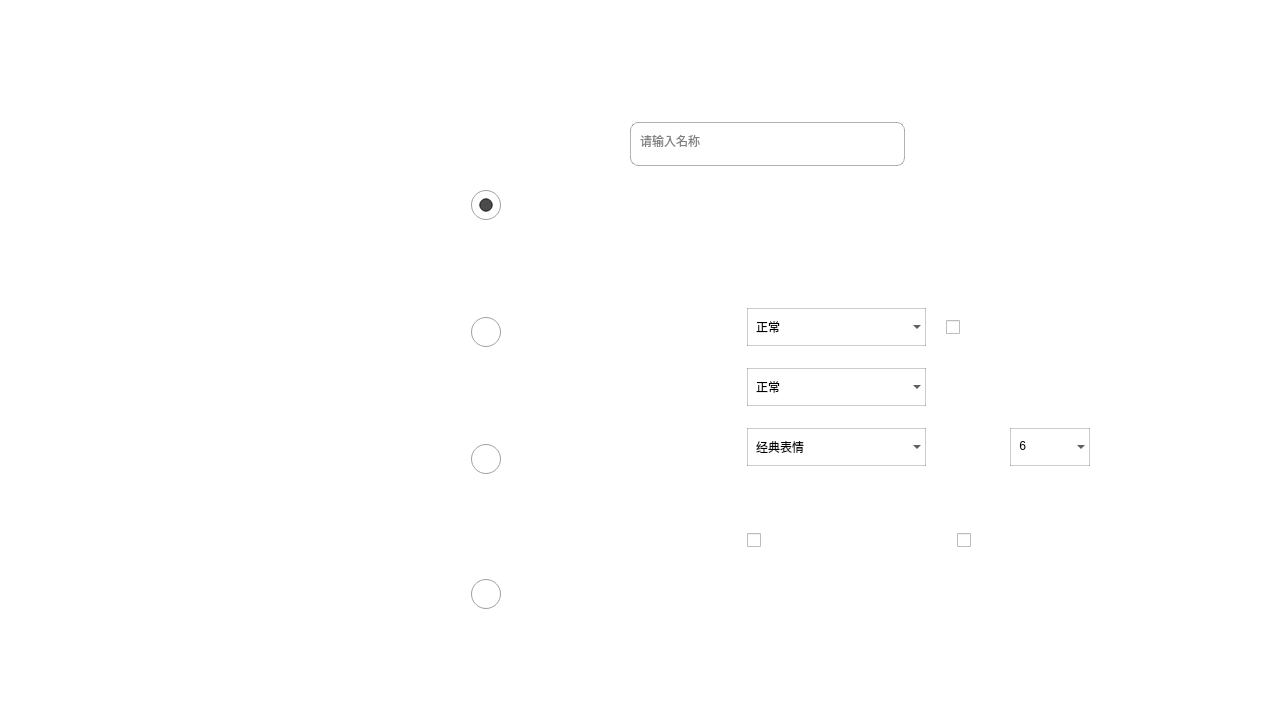
<?xml version="1.0" encoding="UTF-8"?>
<ui version="4.0">
 <class>PVP_Settings</class>
 <widget class="QDialog" name="PVP_Settings">
  <property name="windowModality">
   <enum>Qt::NonModal</enum>
  </property>
  <property name="geometry">
   <rect>
    <x>0</x>
    <y>0</y>
    <width>1280</width>
    <height>720</height>
   </rect>
  </property>
  <property name="windowTitle">
   <string>PVP_Settings</string>
  </property>
  <property name="styleSheet">
   <string notr="true"/>
  </property>
  <widget class="QFrame" name="frame">
   <property name="geometry">
    <rect>
     <x>0</x>
     <y>0</y>
     <width>1280</width>
     <height>720</height>
    </rect>
   </property>
   <property name="styleSheet">
    <string notr="true">QFrame
{
	background-color:#ffffff;
 	border:none;
	radius:20px;
}</string>
   </property>
   <property name="frameShape">
    <enum>QFrame::StyledPanel</enum>
   </property>
   <property name="frameShadow">
    <enum>QFrame::Raised</enum>
   </property>
   <widget class="QComboBox" name="tone_Setting">
    <property name="geometry">
     <rect>
      <x>747</x>
      <y>308</y>
      <width>179</width>
      <height>38</height>
     </rect>
    </property>
    <property name="minimumSize">
     <size>
      <width>0</width>
      <height>38</height>
     </size>
    </property>
    <property name="font">
     <font>
      <family>Microsoft YaHei</family>
      <pointsize>9</pointsize>
      <weight>50</weight>
      <italic>false</italic>
      <bold>false</bold>
     </font>
    </property>
    <property name="cursor">
     <cursorShape>PointingHandCursor</cursorShape>
    </property>
    <property name="contextMenuPolicy">
     <enum>Qt::ActionsContextMenu</enum>
    </property>
    <property name="styleSheet">
     <string notr="true">QComboBox
{
	background:transparent;
	border: 1px solid rgba(0,0,0,0.2);
	padding:8px;
}</string>
    </property>
    <property name="frame">
     <bool>true</bool>
    </property>
    <item>
     <property name="text">
      <string>正常</string>
     </property>
    </item>
    <item>
     <property name="text">
      <string>低调</string>
     </property>
    </item>
    <item>
     <property name="text">
      <string>浮夸</string>
     </property>
    </item>
   </widget>
   <widget class="QComboBox" name="num_Setting">
    <property name="geometry">
     <rect>
      <x>1010</x>
      <y>428</y>
      <width>80</width>
      <height>38</height>
     </rect>
    </property>
    <property name="font">
     <font>
      <family>Consolas</family>
      <weight>50</weight>
      <bold>false</bold>
     </font>
    </property>
    <property name="cursor">
     <cursorShape>PointingHandCursor</cursorShape>
    </property>
    <property name="contextMenuPolicy">
     <enum>Qt::DefaultContextMenu</enum>
    </property>
    <property name="styleSheet">
     <string notr="true">QComboBox
{
	background:transparent;
	border: 1px solid rgba(0,0,0,0.2);
	padding:8px;
    padding-right:0px;

}</string>
    </property>
    <property name="insertPolicy">
     <enum>QComboBox::InsertAtBottom</enum>
    </property>
    <item>
     <property name="text">
      <string>6</string>
     </property>
    </item>
    <item>
     <property name="text">
      <string>8</string>
     </property>
    </item>
    <item>
     <property name="text">
      <string>10</string>
     </property>
    </item>
   </widget>
   <widget class="QComboBox" name="move_Setting">
    <property name="geometry">
     <rect>
      <x>747</x>
      <y>368</y>
      <width>179</width>
      <height>38</height>
     </rect>
    </property>
    <property name="font">
     <font>
      <family>Microsoft YaHei</family>
      <weight>50</weight>
      <bold>false</bold>
     </font>
    </property>
    <property name="cursor">
     <cursorShape>PointingHandCursor</cursorShape>
    </property>
    <property name="contextMenuPolicy">
     <enum>Qt::DefaultContextMenu</enum>
    </property>
    <property name="styleSheet">
     <string notr="true">QComboBox
{
	background:transparent;
	border: 1px solid rgba(0,0,0,0.2);
	padding:8px;
    padding-right:0px;

}</string>
    </property>
    <property name="insertPolicy">
     <enum>QComboBox::InsertAtBottom</enum>
    </property>
    <item>
     <property name="text">
      <string>正常</string>
     </property>
    </item>
    <item>
     <property name="text">
      <string>浮夸</string>
     </property>
    </item>
    <item>
     <property name="text">
      <string>低调</string>
     </property>
    </item>
   </widget>
   <widget class="QTextEdit" name="Name_Edit">
    <property name="geometry">
     <rect>
      <x>630</x>
      <y>122</y>
      <width>275</width>
      <height>44</height>
     </rect>
    </property>
    <property name="sizeIncrement">
     <size>
      <width>0</width>
      <height>0</height>
     </size>
    </property>
    <property name="baseSize">
     <size>
      <width>0</width>
      <height>0</height>
     </size>
    </property>
    <property name="font">
     <font>
      <family>Microsoft YaHei UI</family>
      <pointsize>9</pointsize>
      <weight>50</weight>
      <bold>false</bold>
     </font>
    </property>
    <property name="cursor" stdset="0">
     <cursorShape>IBeamCursor</cursorShape>
    </property>
    <property name="contextMenuPolicy">
     <enum>Qt::DefaultContextMenu</enum>
    </property>
    <property name="styleSheet">
     <string notr="true">QTextEdit{
	background:transparent;
	border: 1px solid rgba(0,0,0,0.3);
	padding:5px;
    border-radius:8px;
}</string>
    </property>
    <property name="placeholderText">
     <string>请输入名称</string>
    </property>
   </widget>
   <widget class="QComboBox" name="emoji_Setting">
    <property name="geometry">
     <rect>
      <x>747</x>
      <y>428</y>
      <width>179</width>
      <height>38</height>
     </rect>
    </property>
    <property name="font">
     <font>
      <family>Microsoft YaHei</family>
      <weight>50</weight>
      <bold>false</bold>
     </font>
    </property>
    <property name="cursor">
     <cursorShape>PointingHandCursor</cursorShape>
    </property>
    <property name="contextMenuPolicy">
     <enum>Qt::DefaultContextMenu</enum>
    </property>
    <property name="styleSheet">
     <string notr="true">QComboBox
{
	background:transparent;
	border: 1px solid rgba(0,0,0,0.2);
	padding:8px;
    padding-right:0px;

}</string>
    </property>
    <property name="insertPolicy">
     <enum>QComboBox::InsertAtBottom</enum>
    </property>
    <item>
     <property name="text">
      <string>经典表情</string>
     </property>
    </item>
    <item>
     <property name="text">
      <string>更多...</string>
     </property>
    </item>
   </widget>
   <widget class="QRadioButton" name="NO4">
    <property name="geometry">
     <rect>
      <x>470</x>
      <y>578</y>
      <width>31</width>
      <height>31</height>
     </rect>
    </property>
    <property name="font">
     <font>
      <weight>50</weight>
      <bold>false</bold>
     </font>
    </property>
    <property name="cursor">
     <cursorShape>PointingHandCursor</cursorShape>
    </property>
    <property name="styleSheet">
     <string notr="true">QRadioButton{
    spacing: 0px;
}

QRadioButton::indicator {
    width: 31px;
    height: 31px;
}
QRadioButton::indicator:checked {
  image: url(:/Resource/UI_Design/RadioButton2.png);
}
QRadioButton::indicator:unchecked {
    image: url(:/Resource/UI_Design/RadioButton.png);
}</string>
    </property>
    <property name="text">
     <string/>
    </property>
    <property name="iconSize">
     <size>
      <width>40</width>
      <height>40</height>
     </size>
    </property>
    <property name="checked">
     <bool>false</bool>
    </property>
    <property name="autoRepeat">
     <bool>false</bool>
    </property>
   </widget>
   <widget class="QPushButton" name="confirm">
    <property name="geometry">
     <rect>
      <x>714</x>
      <y>610</y>
      <width>138</width>
      <height>40</height>
     </rect>
    </property>
    <property name="cursor">
     <cursorShape>PointingHandCursor</cursorShape>
    </property>
    <property name="styleSheet">
     <string notr="true">border-image: url(:/Resource/UI_Design/#Block.png);</string>
    </property>
    <property name="text">
     <string/>
    </property>
    <property name="icon">
     <iconset resource="../../../Resource/Gobang.qrc">
      <normaloff>:/Resource/UI_Design/pvpSettings_Save.png</normaloff>:/Resource/UI_Design/pvpSettings_Save.png</iconset>
    </property>
    <property name="iconSize">
     <size>
      <width>138</width>
      <height>70</height>
     </size>
    </property>
    <property name="flat">
     <bool>true</bool>
    </property>
   </widget>
   <widget class="QRadioButton" name="NO2">
    <property name="geometry">
     <rect>
      <x>470</x>
      <y>316</y>
      <width>31</width>
      <height>31</height>
     </rect>
    </property>
    <property name="cursor">
     <cursorShape>PointingHandCursor</cursorShape>
    </property>
    <property name="focusPolicy">
     <enum>Qt::StrongFocus</enum>
    </property>
    <property name="contextMenuPolicy">
     <enum>Qt::DefaultContextMenu</enum>
    </property>
    <property name="styleSheet">
     <string notr="true">QRadioButton{
    spacing: 0px;
}

QRadioButton::indicator {
    width: 31px;
    height: 31px;
}
QRadioButton::indicator:checked {
  image: url(:/Resource/UI_Design/RadioButton2.png);
}
QRadioButton::indicator:unchecked {
    image: url(:/Resource/UI_Design/RadioButton.png);
}
</string>
    </property>
    <property name="inputMethodHints">
     <set>Qt::ImhNone</set>
    </property>
    <property name="text">
     <string/>
    </property>
    <property name="iconSize">
     <size>
      <width>31</width>
      <height>31</height>
     </size>
    </property>
    <property name="checked">
     <bool>false</bool>
    </property>
   </widget>
   <widget class="QRadioButton" name="NO3">
    <property name="geometry">
     <rect>
      <x>470</x>
      <y>443</y>
      <width>31</width>
      <height>31</height>
     </rect>
    </property>
    <property name="cursor">
     <cursorShape>PointingHandCursor</cursorShape>
    </property>
    <property name="styleSheet">
     <string notr="true">QRadioButton{
    spacing: 0px;
}

QRadioButton::indicator {
    width: 31px;
    height: 31px;
}
QRadioButton::indicator:checked {
  image: url(:/Resource/UI_Design/RadioButton2.png);
}
QRadioButton::indicator:unchecked {
    image: url(:/Resource/UI_Design/RadioButton.png);
}</string>
    </property>
    <property name="text">
     <string/>
    </property>
    <property name="checked">
     <bool>false</bool>
    </property>
   </widget>
   <widget class="QRadioButton" name="NO1">
    <property name="geometry">
     <rect>
      <x>470</x>
      <y>189</y>
      <width>31</width>
      <height>31</height>
     </rect>
    </property>
    <property name="cursor">
     <cursorShape>PointingHandCursor</cursorShape>
    </property>
    <property name="styleSheet">
     <string notr="true">QRadioButton{
    spacing: 0px;
}

QRadioButton::indicator {
    width: 31px;
    height: 31px;
}
QRadioButton::indicator:checked {
  image: url(:/Resource/UI_Design/RadioButton2.png);
}
QRadioButton::indicator:unchecked {
    image: url(:/Resource/UI_Design/RadioButton.png);
}</string>
    </property>
    <property name="text">
     <string/>
    </property>
    <property name="checked">
     <bool>true</bool>
    </property>
   </widget>
   <widget class="QPushButton" name="cancel">
    <property name="geometry">
     <rect>
      <x>955</x>
      <y>610</y>
      <width>138</width>
      <height>40</height>
     </rect>
    </property>
    <property name="cursor">
     <cursorShape>ClosedHandCursor</cursorShape>
    </property>
    <property name="styleSheet">
     <string notr="true">border-image: url(:/Resource/UI_Design/#Block.png);</string>
    </property>
    <property name="text">
     <string/>
    </property>
    <property name="icon">
     <iconset resource="../../../Resource/Gobang.qrc">
      <normaloff>:/Resource/UI_Design/pvpSettings_Cancel.png</normaloff>:/Resource/UI_Design/pvpSettings_Cancel.png</iconset>
    </property>
    <property name="iconSize">
     <size>
      <width>138</width>
      <height>70</height>
     </size>
    </property>
    <property name="flat">
     <bool>true</bool>
    </property>
   </widget>
   <widget class="QCheckBox" name="auto_counter">
    <property name="geometry">
     <rect>
      <x>957</x>
      <y>532</y>
      <width>16</width>
      <height>16</height>
     </rect>
    </property>
    <property name="cursor">
     <cursorShape>PointingHandCursor</cursorShape>
    </property>
    <property name="text">
     <string/>
    </property>
   </widget>
   <widget class="QCheckBox" name="Provocative">
    <property name="geometry">
     <rect>
      <x>946</x>
      <y>319</y>
      <width>16</width>
      <height>16</height>
     </rect>
    </property>
    <property name="cursor">
     <cursorShape>PointingHandCursor</cursorShape>
    </property>
    <property name="text">
     <string/>
    </property>
   </widget>
   <widget class="QCheckBox" name="auto_attack">
    <property name="geometry">
     <rect>
      <x>747</x>
      <y>532</y>
      <width>16</width>
      <height>16</height>
     </rect>
    </property>
    <property name="cursor">
     <cursorShape>PointingHandCursor</cursorShape>
    </property>
    <property name="text">
     <string/>
    </property>
   </widget>
   <widget class="QWidget" name="background" native="true">
    <property name="geometry">
     <rect>
      <x>0</x>
      <y>0</y>
      <width>1280</width>
      <height>720</height>
     </rect>
    </property>
    <property name="styleSheet">
     <string notr="true">image: url(:/Resource/UI_Design/PVP_Settings_UI.png);</string>
    </property>
   </widget>
   <zorder>background</zorder>
   <zorder>tone_Setting</zorder>
   <zorder>num_Setting</zorder>
   <zorder>move_Setting</zorder>
   <zorder>Name_Edit</zorder>
   <zorder>emoji_Setting</zorder>
   <zorder>NO4</zorder>
   <zorder>confirm</zorder>
   <zorder>NO2</zorder>
   <zorder>NO3</zorder>
   <zorder>NO1</zorder>
   <zorder>cancel</zorder>
   <zorder>auto_counter</zorder>
   <zorder>Provocative</zorder>
   <zorder>auto_attack</zorder>
  </widget>
 </widget>
 <layoutdefault spacing="6" margin="11"/>
 <resources>
  <include location="../../../Resource/Gobang.qrc"/>
 </resources>
 <connections/>
</ui>
